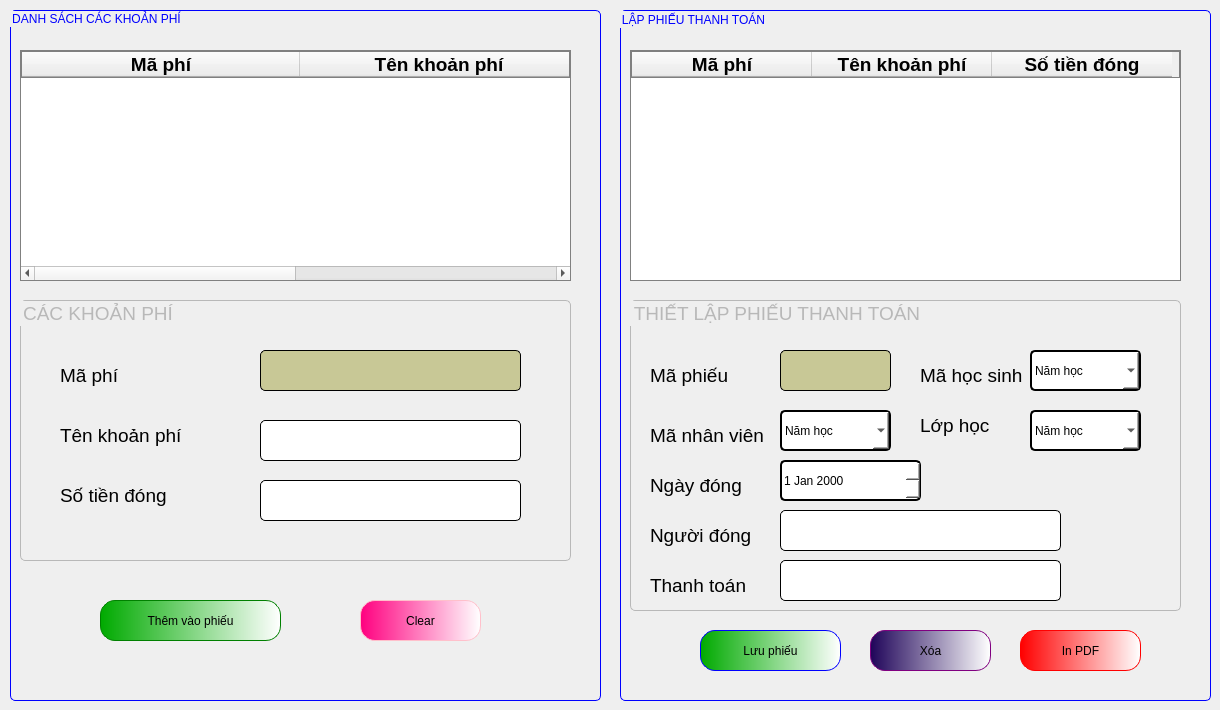
      <widget class="QWidget" name="tab_22">
       <attribute name="title">
        <string>Lập phiếu</string>
       </attribute>
       <widget class="QGroupBox" name="groupBox_7">
        <property name="geometry">
         <rect>
          <x>10</x>
          <y>10</y>
          <width>591</width>
          <height>691</height>
         </rect>
        </property>
        <property name="styleSheet">
         <string notr="true">QGroupBox{
border-radius: 5px;
	font: 14pt &quot;Tahoma&quot;;
border:0.5px solid blue;
color:blue;
}</string>
        </property>
        <property name="title">
         <string>DANH SÁCH CÁC KHOẢN PHÍ</string>
        </property>
        <widget class="QTableWidget" name="tableListKhoanPhi">
         <property name="geometry">
          <rect>
           <x>10</x>
           <y>40</y>
           <width>551</width>
           <height>231</height>
          </rect>
         </property>
         <property name="styleSheet">
          <string notr="true">border: 1px solid gray ;</string>
         </property>
         <attribute name="horizontalHeaderDefaultSectionSize">
          <number>278</number>
         </attribute>
         <column>
          <property name="text">
           <string>Mã phí</string>
          </property>
          <property name="font">
           <font>
            <family>Tahoma</family>
            <pointsize>14</pointsize>
            <weight>75</weight>
            <bold>true</bold>
           </font>
          </property>
          <property name="textAlignment">
           <set>AlignCenter</set>
          </property>
         </column>
         <column>
          <property name="text">
           <string>Tên khoản phí</string>
          </property>
          <property name="font">
           <font>
            <family>Tahoma</family>
            <pointsize>14</pointsize>
            <weight>75</weight>
            <bold>true</bold>
           </font>
          </property>
          <property name="textAlignment">
           <set>AlignCenter</set>
          </property>
         </column>
        </widget>
        <widget class="QGroupBox" name="groupBox_33">
         <property name="geometry">
          <rect>
           <x>10</x>
           <y>290</y>
           <width>551</width>
           <height>261</height>
          </rect>
         </property>
         <property name="font">
          <font>
           <family>Tahoma</family>
           <pointsize>14</pointsize>
           <weight>50</weight>
           <italic>false</italic>
           <bold>false</bold>
          </font>
         </property>
         <property name="styleSheet">
          <string notr="true">QGroupBox{
border-radius: 5px;
border:0.5px solid rgb(184, 184, 184);
color:rgb(184, 184, 184);
}</string>
         </property>
         <property name="title">
          <string>CÁC KHOẢN PHÍ</string>
         </property>
         <widget class="QLabel" name="label_146">
          <property name="geometry">
           <rect>
            <x>40</x>
            <y>60</y>
            <width>111</width>
            <height>31</height>
           </rect>
          </property>
          <property name="font">
           <font>
            <family>Tahoma</family>
            <pointsize>14</pointsize>
           </font>
          </property>
          <property name="text">
           <string>Mã phí</string>
          </property>
         </widget>
         <widget class="QLabel" name="label_147">
          <property name="geometry">
           <rect>
            <x>40</x>
            <y>120</y>
            <width>201</width>
            <height>31</height>
           </rect>
          </property>
          <property name="font">
           <font>
            <family>Tahoma</family>
            <pointsize>14</pointsize>
           </font>
          </property>
          <property name="text">
           <string>Tên khoản phí</string>
          </property>
         </widget>
         <widget class="QLineEdit" name="lineListMaPhi">
          <property name="enabled">
           <bool>false</bool>
          </property>
          <property name="geometry">
           <rect>
            <x>240</x>
            <y>50</y>
            <width>261</width>
            <height>41</height>
           </rect>
          </property>
          <property name="styleSheet">
           <string notr="true">QLineEdit{
font: 16pt &quot;Tahoma&quot;;
border-radius:5px;
border: 1px solid black;
	color: rgb(6, 6, 6);
	background-color: ;
	background-color: rgb(200, 200, 150);
}</string>
          </property>
          <property name="text">
           <string/>
          </property>
         </widget>
         <widget class="QLineEdit" name="lineListTenKhoanPhi">
          <property name="enabled">
           <bool>false</bool>
          </property>
          <property name="geometry">
           <rect>
            <x>240</x>
            <y>120</y>
            <width>261</width>
            <height>41</height>
           </rect>
          </property>
          <property name="styleSheet">
           <string notr="true">QLineEdit{
font: 16pt &quot;Tahoma&quot;;
border-radius:5px;
border: 1px solid black;
}</string>
          </property>
          <property name="text">
           <string/>
          </property>
         </widget>
         <widget class="QLabel" name="label_148">
          <property name="geometry">
           <rect>
            <x>40</x>
            <y>180</y>
            <width>201</width>
            <height>31</height>
           </rect>
          </property>
          <property name="font">
           <font>
            <family>Tahoma</family>
            <pointsize>14</pointsize>
           </font>
          </property>
          <property name="text">
           <string>Số tiền đóng</string>
          </property>
         </widget>
         <widget class="QLineEdit" name="lineTienDong">
          <property name="geometry">
           <rect>
            <x>240</x>
            <y>180</y>
            <width>261</width>
            <height>41</height>
           </rect>
          </property>
          <property name="styleSheet">
           <string notr="true">QLineEdit{
font: 16pt &quot;Tahoma&quot;;
border-radius:5px;
border: 1px solid black;
}</string>
          </property>
          <property name="text">
           <string/>
          </property>
         </widget>
        </widget>
        <widget class="QPushButton" name="pushButton_98">
         <property name="geometry">
          <rect>
           <x>90</x>
           <y>590</y>
           <width>181</width>
           <height>41</height>
          </rect>
         </property>
         <property name="styleSheet">
          <string notr="true">QPushButton{
font: 16pt &quot;Tahoma&quot;;
border-radius:15px;
border:1px solid green;
	background-color: qlineargradient(spread:pad, x1:0, y1:0, x2:1, y2:0, stop:0 rgba(0, 170, 0, 255), stop:1 rgba(255, 255, 255, 255));
}
QPushButton:hover{
background-color: qlineargradient(spread:pad, x1:0, y1:0, x2:1, y2:0, stop:0 rgba(85, 255, 0, 255), stop:1 rgba(255, 255, 255, 255));
	font: 18pt &quot;Tahoma&quot;;
}
</string>
         </property>
         <property name="text">
          <string>Thêm vào phiếu</string>
         </property>
        </widget>
        <widget class="QPushButton" name="pushButton_104">
         <property name="geometry">
          <rect>
           <x>350</x>
           <y>590</y>
           <width>121</width>
           <height>41</height>
          </rect>
         </property>
         <property name="styleSheet">
          <string notr="true">QPushButton{
font: 16pt &quot;Tahoma&quot;;
border-radius:15px;
border:1px solid pink;
background-color: qlineargradient(spread:pad, x1:0, y1:0, x2:1, y2:0, stop:0 rgba(255, 0, 127, 255), stop:1 rgba(255, 255, 255, 255))
}
QPushButton:hover{
	font: 18pt &quot;Tahoma&quot;;
background-color:qlineargradient(spread:pad, x1:0, y1:0, x2:1, y2:0, stop:0 rgba(134, 0, 67, 255), stop:1 rgba(255, 255, 255, 255))
}
</string>
         </property>
         <property name="text">
          <string>Clear</string>
         </property>
        </widget>
       </widget>
       <widget class="QGroupBox" name="groupBox_9">
        <property name="geometry">
         <rect>
          <x>620</x>
          <y>10</y>
          <width>591</width>
          <height>691</height>
         </rect>
        </property>
        <property name="styleSheet">
         <string notr="true">QGroupBox{
border-radius: 5px;
	font: 14pt &quot;Tahoma&quot;;
border:0.5px solid blue;
color:blue;
}</string>
        </property>
        <property name="title">
         <string>LẬP PHIẾU THANH TOÁN</string>
        </property>
        <widget class="QTableWidget" name="tableWidget_18">
         <property name="geometry">
          <rect>
           <x>10</x>
           <y>40</y>
           <width>551</width>
           <height>231</height>
          </rect>
         </property>
         <property name="styleSheet">
          <string notr="true">border: 1px solid gray ;</string>
         </property>
         <attribute name="horizontalHeaderDefaultSectionSize">
          <number>180</number>
         </attribute>
         <column>
          <property name="text">
           <string>Mã phí</string>
          </property>
          <property name="font">
           <font>
            <family>Tahoma</family>
            <pointsize>14</pointsize>
            <weight>75</weight>
            <bold>true</bold>
           </font>
          </property>
          <property name="textAlignment">
           <set>AlignCenter</set>
          </property>
         </column>
         <column>
          <property name="text">
           <string>Tên khoản phí</string>
          </property>
          <property name="font">
           <font>
            <family>Tahoma</family>
            <pointsize>14</pointsize>
            <weight>75</weight>
            <bold>true</bold>
           </font>
          </property>
          <property name="textAlignment">
           <set>AlignCenter</set>
          </property>
         </column>
         <column>
          <property name="text">
           <string>Số tiền đóng</string>
          </property>
          <property name="font">
           <font>
            <family>Tahoma</family>
            <pointsize>14</pointsize>
            <weight>75</weight>
            <bold>true</bold>
           </font>
          </property>
          <property name="textAlignment">
           <set>AlignCenter</set>
          </property>
         </column>
        </widget>
        <widget class="QGroupBox" name="groupBox_35">
         <property name="geometry">
          <rect>
           <x>10</x>
           <y>290</y>
           <width>551</width>
           <height>311</height>
          </rect>
         </property>
         <property name="font">
          <font>
           <family>Tahoma</family>
           <pointsize>14</pointsize>
           <weight>50</weight>
           <italic>false</italic>
           <bold>false</bold>
          </font>
         </property>
         <property name="styleSheet">
          <string notr="true">QGroupBox{
border-radius: 5px;
border:0.5px solid rgb(184, 184, 184);
color:rgb(184, 184, 184);
}</string>
         </property>
         <property name="title">
          <string>THIẾT LẬP PHIẾU THANH TOÁN</string>
         </property>
         <widget class="QLabel" name="label_152">
          <property name="geometry">
           <rect>
            <x>20</x>
            <y>60</y>
            <width>111</width>
            <height>31</height>
           </rect>
          </property>
          <property name="font">
           <font>
            <family>Tahoma</family>
            <pointsize>14</pointsize>
           </font>
          </property>
          <property name="text">
           <string>Mã phiếu </string>
          </property>
         </widget>
         <widget class="QLabel" name="label_153">
          <property name="geometry">
           <rect>
            <x>20</x>
            <y>120</y>
            <width>121</width>
            <height>31</height>
           </rect>
          </property>
          <property name="font">
           <font>
            <family>Tahoma</family>
            <pointsize>14</pointsize>
           </font>
          </property>
          <property name="text">
           <string>Mã nhân viên</string>
          </property>
         </widget>
         <widget class="QLineEdit" name="lineMaPhieu">
          <property name="enabled">
           <bool>false</bool>
          </property>
          <property name="geometry">
           <rect>
            <x>150</x>
            <y>50</y>
            <width>111</width>
            <height>41</height>
           </rect>
          </property>
          <property name="styleSheet">
           <string notr="true">QLineEdit{
font: 16pt &quot;Tahoma&quot;;
border-radius:5px;
border: 1px solid black;
	color: rgb(6, 6, 6);
	background-color: ;
	background-color: rgb(200, 200, 150);
}</string>
          </property>
          <property name="text">
           <string/>
          </property>
         </widget>
         <widget class="QLabel" name="label_154">
          <property name="geometry">
           <rect>
            <x>290</x>
            <y>60</y>
            <width>111</width>
            <height>31</height>
           </rect>
          </property>
          <property name="font">
           <font>
            <family>Tahoma</family>
            <pointsize>14</pointsize>
           </font>
          </property>
          <property name="text">
           <string>Mã học sinh</string>
          </property>
         </widget>
         <widget class="QComboBox" name="comboBox_13">
          <property name="geometry">
           <rect>
            <x>150</x>
            <y>110</y>
            <width>111</width>
            <height>41</height>
           </rect>
          </property>
          <property name="styleSheet">
           <string notr="true">font: 16pt &quot;Tahoma&quot;;
border:2px solid black;
color: black;
background-color: rgb(255, 255, 255);
border-radius:5px;
</string>
          </property>
          <item>
           <property name="text">
            <string>Năm học</string>
           </property>
          </item>
         </widget>
         <widget class="QComboBox" name="comboBox_14">
          <property name="geometry">
           <rect>
            <x>400</x>
            <y>50</y>
            <width>111</width>
            <height>41</height>
           </rect>
          </property>
          <property name="styleSheet">
           <string notr="true">font: 16pt &quot;Tahoma&quot;;
border:2px solid black;
color: black;
background-color: rgb(255, 255, 255);
border-radius:5px;
</string>
          </property>
          <item>
           <property name="text">
            <string>Năm học</string>
           </property>
          </item>
         </widget>
         <widget class="QLabel" name="label_155">
          <property name="geometry">
           <rect>
            <x>290</x>
            <y>110</y>
            <width>91</width>
            <height>31</height>
           </rect>
          </property>
          <property name="font">
           <font>
            <family>Tahoma</family>
            <pointsize>14</pointsize>
           </font>
          </property>
          <property name="text">
           <string>Lớp học</string>
          </property>
         </widget>
         <widget class="QComboBox" name="comboBox_15">
          <property name="geometry">
           <rect>
            <x>400</x>
            <y>110</y>
            <width>111</width>
            <height>41</height>
           </rect>
          </property>
          <property name="styleSheet">
           <string notr="true">font: 16pt &quot;Tahoma&quot;;
border:2px solid black;
color: black;
background-color: rgb(255, 255, 255);
border-radius:5px;
</string>
          </property>
          <item>
           <property name="text">
            <string>Năm học</string>
           </property>
          </item>
         </widget>
         <widget class="QLabel" name="label_156">
          <property name="geometry">
           <rect>
            <x>20</x>
            <y>170</y>
            <width>121</width>
            <height>31</height>
           </rect>
          </property>
          <property name="font">
           <font>
            <family>Tahoma</family>
            <pointsize>14</pointsize>
           </font>
          </property>
          <property name="text">
           <string>Ngày đóng</string>
          </property>
         </widget>
         <widget class="QDateEdit" name="dateEdit">
          <property name="geometry">
           <rect>
            <x>150</x>
            <y>160</y>
            <width>141</width>
            <height>41</height>
           </rect>
          </property>
          <property name="styleSheet">
           <string notr="true">font: 16pt &quot;Tahoma&quot;;
border:2px solid black;
color: black;
background-color: rgb(255, 255, 255);
border-radius:5px;
</string>
          </property>
         </widget>
         <widget class="QLabel" name="label_157">
          <property name="geometry">
           <rect>
            <x>20</x>
            <y>220</y>
            <width>111</width>
            <height>31</height>
           </rect>
          </property>
          <property name="font">
           <font>
            <family>Tahoma</family>
            <pointsize>14</pointsize>
           </font>
          </property>
          <property name="text">
           <string>Người đóng</string>
          </property>
         </widget>
         <widget class="QLineEdit" name="lineEdit_86">
          <property name="enabled">
           <bool>true</bool>
          </property>
          <property name="geometry">
           <rect>
            <x>150</x>
            <y>210</y>
            <width>281</width>
            <height>41</height>
           </rect>
          </property>
          <property name="styleSheet">
           <string notr="true">QLineEdit{
font: 16pt &quot;Tahoma&quot;;
border-radius:5px;
border: 1px solid black;
}</string>
          </property>
          <property name="text">
           <string/>
          </property>
         </widget>
         <widget class="QLabel" name="label_158">
          <property name="geometry">
           <rect>
            <x>20</x>
            <y>270</y>
            <width>111</width>
            <height>31</height>
           </rect>
          </property>
          <property name="font">
           <font>
            <family>Tahoma</family>
            <pointsize>14</pointsize>
           </font>
          </property>
          <property name="text">
           <string>Thanh toán</string>
          </property>
         </widget>
         <widget class="QLineEdit" name="lineEdit_87">
          <property name="enabled">
           <bool>false</bool>
          </property>
          <property name="geometry">
           <rect>
            <x>150</x>
            <y>260</y>
            <width>281</width>
            <height>41</height>
           </rect>
          </property>
          <property name="styleSheet">
           <string notr="true">QLineEdit{
font: 16pt &quot;Tahoma&quot;;
border-radius:5px;
border: 1px solid black;
}</string>
          </property>
          <property name="text">
           <string/>
          </property>
         </widget>
        </widget>
        <widget class="QPushButton" name="pushButton_100">
         <property name="geometry">
          <rect>
           <x>80</x>
           <y>620</y>
           <width>141</width>
           <height>41</height>
          </rect>
         </property>
         <property name="styleSheet">
          <string notr="true">QPushButton{
color: rgb(0, 0, 0);
font: 16pt &quot;Tahoma&quot;;
border-radius:15px;
border:1px solid blue;
	background-color: qlineargradient(spread:pad, x1:0, y1:0, x2:1, y2:0, stop:0 rgba(0, 170, 0, 255), stop:1 rgba(255, 255, 255, 255));
}
QPushButton:hover{
	font: 18pt &quot;Tahoma&quot;;
	background-color: qlineargradient(spread:pad, x1:0, y1:0, x2:1, y2:0, stop:0 rgba(85, 255, 0, 255), stop:1 rgba(255, 255, 255, 255));
}
</string>
         </property>
         <property name="text">
          <string>Lưu phiếu</string>
         </property>
        </widget>
        <widget class="QPushButton" name="pushButton_101">
         <property name="geometry">
          <rect>
           <x>400</x>
           <y>620</y>
           <width>121</width>
           <height>41</height>
          </rect>
         </property>
         <property name="styleSheet">
          <string notr="true">QPushButton{
font: 16pt &quot;Tahoma&quot;;
border-radius:15px;
border:1px solid red;
	background-color: qlineargradient(spread:pad, x1:0, y1:0, x2:1, y2:0, stop:0 rgba(255, 0, 0, 255), stop:1 rgba(255, 255, 255, 255));
}
QPushButton:hover{
	font: 18pt &quot;Tahoma&quot;;
	background-color:qlineargradient(spread:pad, x1:0, y1:0, x2:1, y2:0.028, stop:0 rgba(189, 0, 0, 255), stop:1 rgba(255, 255, 255, 255))
}
</string>
         </property>
         <property name="text">
          <string>In PDF</string>
         </property>
        </widget>
        <widget class="QPushButton" name="btnXoaKhoanPhi_2">
         <property name="geometry">
          <rect>
           <x>250</x>
           <y>620</y>
           <width>121</width>
           <height>41</height>
          </rect>
         </property>
         <property name="styleSheet">
          <string notr="true">QPushButton{
font: 16pt &quot;Tahoma&quot;;
border-radius:15px;
border:1px solid purple;
	background-color: qlineargradient(spread:pad, x1:0, y1:0, x2:1, y2:0, stop:0 rgba(31, 4, 89, 255), stop:1 rgba(255, 255, 255, 255))
}
QPushButton:hover{
	font: 18pt &quot;Tahoma&quot;;
	background-color:qlineargradient(spread:pad, x1:0, y1:0, x2:1, y2:0.028, stop:0 rgba(189, 0, 0, 255), stop:1 rgba(255, 255, 255, 255))
}
</string>
         </property>
         <property name="text">
          <string>Xóa</string>
         </property>
        </widget>
       </widget>
      </widget>
